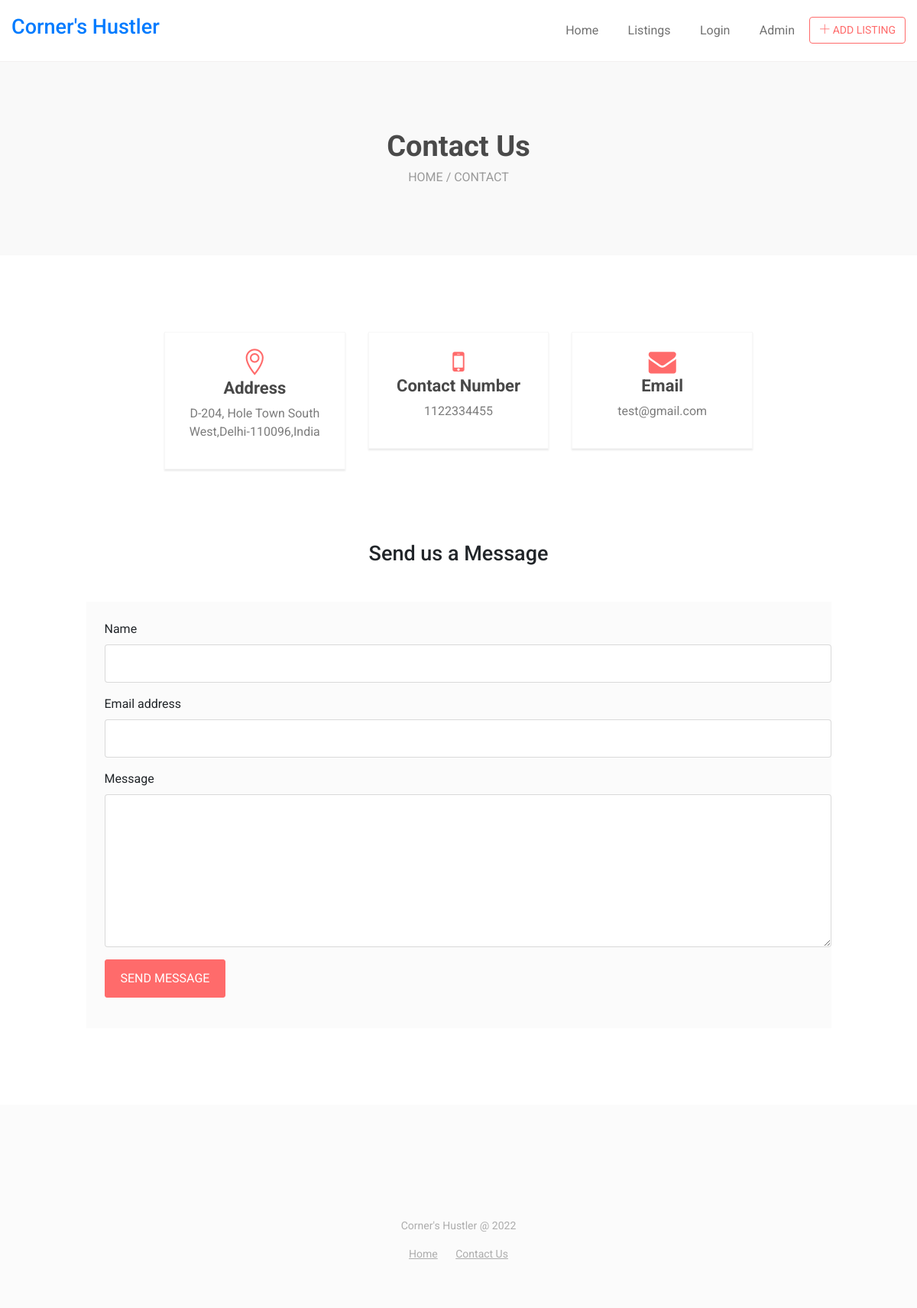
The page /contact.php on the database its author committed.
### tables this page shows
CREATE TABLE `tblpage` (
  `ID` int(10) NOT NULL,
  `PageType` varchar(50) DEFAULT NULL,
  `PageTitle` varchar(200) DEFAULT NULL,
  `PageDescription` mediumtext DEFAULT NULL,
  `Email` varchar(200) DEFAULT NULL,
  `MobileNumber` bigint(10) DEFAULT NULL,
  `UpdationDate` timestamp NOT NULL DEFAULT current_timestamp() ON UPDATE current_timestamp()
);

### contact.php (the view, shortened to what this page needs)
<!DOCTYPE html>
<html lang="en">
<head>
    <link rel="stylesheet" href="css/bootstrap.min.css">
    <link rel="stylesheet" href="css/themify-icons.css">
    <link rel="stylesheet" href="css/font-awesome.min.css">
    <link href="css/set1.css" rel="stylesheet">
    <link rel="stylesheet" href="css/style.css">
</head>
<body>
   <?php include_once('includes/header.php');?>
    <section class="subpage-bg">
        <div class="container-fluid">
            <div class="row justify-content-center">
                <div class="col-md-10">
                    <div class="titile-block title-block_subpage">
                        <h2>Contact Us</h2>
                        <p><a href="index.php"> Home</a> / Contact</p>
                    </div>
                </div>
            </div>
        </div>
    </section>
    <section class="main-block">
        <div class="container-fluid">
            <div class="row justify-content-center mb-5">
                <div class="col-md-8">
                    <div class="row">
                        <div class="col-md-4">
                            <div class="address-box">
                                <span class="ti-location-pin"></span>
                                <?php
$sql="SELECT * from  tblpage where PageType='contactus'";
$query = $dbh -> prepare($sql);
$query->execute();
$results=$query->fetchAll(PDO::FETCH_OBJ);
foreach($results as $row)
{               ?>
                                <h5>Address</h5>
                                <p><?php  echo $row->PageDescription;?></p>
                             </div>
                        </div>
                        <div class="col-md-4">
                            <div class="address-box">
                                <span class="fa fa-mobile-phone"></span>
                                <h5>Contact Number</h5>
                                <p><?php  echo $row->MobileNumber;?></p>
                            </div>
                        </div>
                         <div class="col-md-4">
                            <div class="address-box">
                                <span class="fa fa-envelope"></span>
                                <h5>Email</h5>
                                <p><?php  echo $row->Email;?></p>
                            </div>
                        </div>
                    </div>
                </div>
            </div><?php } ?>
            <h3 class="text-center pt-5 mb-5">Send us a Message</h3>
            <div class="row no-gutters justify-content-center">
                <div class="col-md-10 gray">
                    <div class="row">
                        <div class="col-md-12">
                            <div class="contact-form pl-4 py-4">
                                <form method="post">
                                    <div class="form-group">
                                        <label>Name</label>
                                        <input type="text" name="name" class="form-control" required="true">
                                    </div>
                                    <div class="form-group">
                                        <label>Email address</label>
                                        <input type="email" name="email" class="form-control" required="true">
                                    </div>
                                    <div class="form-group">
                                        <label>Message</label>
                                        <textarea name="message" class="form-control" rows="3" required="true"></textarea>
                                    </div>
                                    <div class="form-group">
                                        <button type="submit" class="btn-submit" id="js-contact-btn" name="submit">SEND MESSAGE</button>
                                    </div>
                                </form>
                            </div>
                        </div>
                    </div>
                </div>
            </div>
        </div>
    </section>
  <?php include_once('includes/footer.php');?>
</body>
</html>

### css/style.css (style rules this page uses)
body { font-family: 'Roboto', sans-serif; }
h2 { font-size: 38px; font-weight: 700; color: #484848; }
h3 { font-size: 27px; font-family: 'Roboto', sans-serif; }
h5 { font-size: 22px; font-weight: 700; color: #484848; }
.main-block { padding: 100px 0; }
.gray { background: #fbfbfb; }
.container-fluid { max-width: 1500px; }
.titile-block { text-align: center; margin: 0 0 40px; }
.titile-block p { font-family: 'Roboto', sans-serif; font-size: 20px; color: #989898; margin: 0; }
.subpage-bg { background: #f9f9f9; background-size: cover; }
.title-block_subpage { margin: 0; padding: 90px 0; }
.title-block_subpage h2 { color: #4a4a4a; }
.title-block_subpage p { color: #9a9a9a; text-transform: uppercase; font-size: 16px; }
.title-block_subpage p a { color: #9a9a9a; text-transform: uppercase; }
.address-box { text-align: center; -webkit-box-shadow: 0px 2px 2px 0px rgba(222, 222, 222, 0.67); box-shadow: 0px 2px 2px 0px rgba(222, 222, 222, 0.67); border: 1px solid #f7f7f7; padding: 20px; }
.address-box span { font-size: 36px; color: #ff6b6b; }
.address-box p { font-family: 'Roboto', sans-serif; color: #7c7c7c; }
.form-group textarea { height: 200px; }
.btn-submit { color: #fff; background: #ff6b6b; border: 1px solid #ff6b6b; padding: 12px 20px; border-radius: 3px; -webkit-transition: 0.3s; -o-transition: 0.3s; transition: 0.3s; cursor: pointer; }
.form-control { padding: 14px 12px; background: #fbfbfb; }
.contact-form .form-control { background: #FFF; }
*, *:before, *:after { -webkit-box-sizing: border-box; box-sizing: border-box; }

### rows shown on the page
tblpage: PageDescription "D-204, Hole Town South West,Delhi-110096,India", MobileNumber "1122334455", Email "test@gmail.com"
